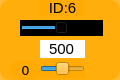
    <widget class="QWidget" name="widget_id1_6" native="true">
     <property name="geometry">
      <rect>
       <x>820</x>
       <y>190</y>
       <width>120</width>
       <height>80</height>
      </rect>
     </property>
     <property name="styleSheet">
      <string notr="true">background-color: rgb(255, 170, 0, 200);
border-radius:10px;</string>
     </property>
     <widget class="QLabel" name="label_ID1_7">
      <property name="geometry">
       <rect>
        <x>40</x>
        <y>0</y>
        <width>45</width>
        <height>16</height>
       </rect>
      </property>
      <property name="minimumSize">
       <size>
        <width>0</width>
        <height>10</height>
       </size>
      </property>
      <property name="font">
       <font>
        <family>Arial</family>
        <pointsize>11</pointsize>
       </font>
      </property>
      <property name="styleSheet">
       <string notr="true">background-color: rgb(255, 255, 255， 0);
border-radius:0px;</string>
      </property>
      <property name="text">
       <string>ID:6</string>
      </property>
      <property name="alignment">
       <set>Qt::AlignCenter</set>
      </property>
     </widget>
     <widget class="QSlider" name="horizontalSlider_pulse_id6">
      <property name="geometry">
       <rect>
        <x>20</x>
        <y>20</y>
        <width>83</width>
        <height>16</height>
       </rect>
      </property>
      <property name="autoFillBackground">
       <bool>false</bool>
      </property>
      <property name="styleSheet">
       <string notr="true">background-color: rgb(0, 0, 0);
border-radius:0px;</string>
      </property>
      <property name="minimum">
       <number>0</number>
      </property>
      <property name="maximum">
       <number>1000</number>
      </property>
      <property name="pageStep">
       <number>1</number>
      </property>
      <property name="value">
       <number>500</number>
      </property>
      <property name="orientation">
       <enum>Qt::Horizontal</enum>
      </property>
     </widget>
     <widget class="QSlider" name="horizontalSlider_dev_id6">
      <property name="geometry">
       <rect>
        <x>40</x>
        <y>60</y>
        <width>45</width>
        <height>18</height>
       </rect>
      </property>
      <property name="styleSheet">
       <string notr="true">background-color: rgb(255, 255, 255， 0);</string>
      </property>
      <property name="minimum">
       <number>-125</number>
      </property>
      <property name="maximum">
       <number>125</number>
      </property>
      <property name="pageStep">
       <number>1</number>
      </property>
      <property name="orientation">
       <enum>Qt::Horizontal</enum>
      </property>
     </widget>
     <widget class="QLabel" name="label_id6">
      <property name="geometry">
       <rect>
        <x>10</x>
        <y>60</y>
        <width>31</width>
        <height>20</height>
       </rect>
      </property>
      <property name="minimumSize">
       <size>
        <width>0</width>
        <height>10</height>
       </size>
      </property>
      <property name="font">
       <font>
        <family>DejaVu Sans</family>
        <pointsize>10</pointsize>
       </font>
      </property>
      <property name="styleSheet">
       <string notr="true">background-color: rgb(255, 255, 255， 0);</string>
      </property>
      <property name="text">
       <string>0</string>
      </property>
      <property name="alignment">
       <set>Qt::AlignCenter</set>
      </property>
     </widget>
     <widget class="QLineEdit" name="lineEdit_id6">
      <property name="geometry">
       <rect>
        <x>40</x>
        <y>40</y>
        <width>45</width>
        <height>18</height>
       </rect>
      </property>
      <property name="sizePolicy">
       <sizepolicy hsizetype="Fixed" vsizetype="Fixed">
        <horstretch>0</horstretch>
        <verstretch>0</verstretch>
       </sizepolicy>
      </property>
      <property name="font">
       <font>
        <family>Arial</family>
        <pointsize>11</pointsize>
       </font>
      </property>
      <property name="autoFillBackground">
       <bool>false</bool>
      </property>
      <property name="styleSheet">
       <string notr="true">background-color: rgb(255, 255, 255);
border-radius:0px;</string>
      </property>
      <property name="text">
       <string>500</string>
      </property>
      <property name="maxLength">
       <number>1000</number>
      </property>
      <property name="alignment">
       <set>Qt::AlignCenter</set>
      </property>
      <property name="dragEnabled">
       <bool>false</bool>
      </property>
      <property name="readOnly">
       <bool>false</bool>
      </property>
     </widget>
    </widget>
